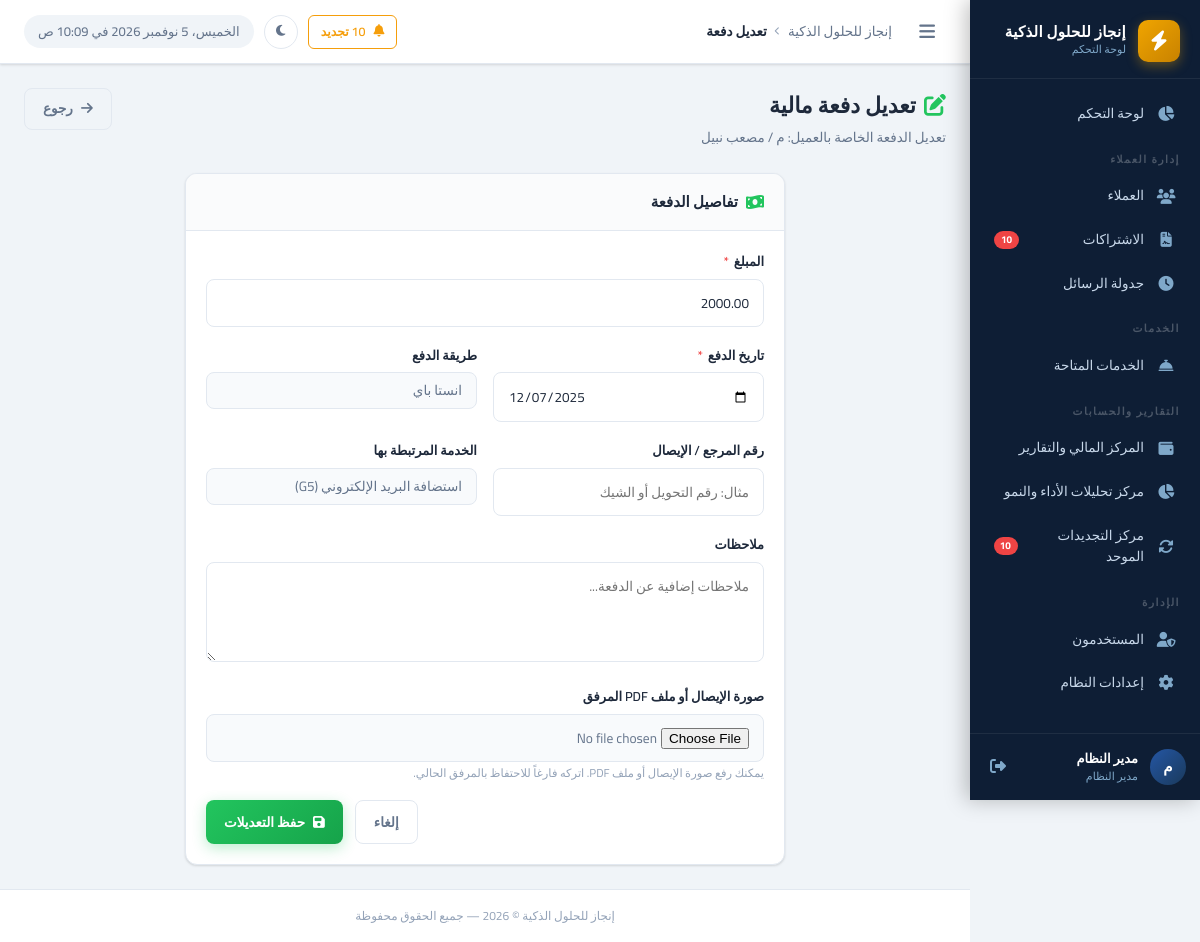
The app's page /payments/edit.php?id=4 (signed in) with its own data.
### tables this page shows
CREATE TABLE `payments` (
  `id` int UNSIGNED NOT NULL,
  `client_id` int UNSIGNED NOT NULL,
  `subscription_id` int UNSIGNED DEFAULT NULL COMMENT 'مرتبط باشتراك محدد (اختياري)',
  `amount` decimal(10,2) NOT NULL,
  `payment_date` date NOT NULL,
  `payment_method` varchar(100) NOT NULL DEFAULT 'كاش',
  `reference_number` varchar(200) DEFAULT NULL COMMENT 'رقم الإيصال أو التحويل',
  `notes` text,
  `receipt_file` varchar(255) DEFAULT NULL,
  `created_by` int UNSIGNED DEFAULT NULL,
  `created_at` datetime NOT NULL DEFAULT CURRENT_TIMESTAMP
);

CREATE TABLE `clients` (
  `id` int UNSIGNED NOT NULL,
  `name` varchar(200) NOT NULL COMMENT 'اسم العميل',
  `company_name` varchar(200) DEFAULT NULL COMMENT 'اسم الشركة',
  `mobile` varchar(20) NOT NULL COMMENT 'رقم الموبايل',
  `mobile_2` varchar(20) DEFAULT NULL COMMENT 'رقم موبايل إضافي',
  `activity` varchar(200) DEFAULT NULL COMMENT 'النشاط التجاري',
  `country` varchar(10) NOT NULL DEFAULT 'EG',
  `domain` varchar(255) DEFAULT NULL,
  `domain_provider` varchar(100) DEFAULT NULL,
  `username_note` varchar(200) DEFAULT NULL COMMENT 'اسم المستخدم (للإشارة)',
  `server_panel` varchar(100) NOT NULL DEFAULT 'cp.enjaz.cloud',
  `email` varchar(200) DEFAULT NULL,
  `address` text,
  `notes` text,
  `status` tinyint(1) NOT NULL DEFAULT '1' COMMENT '1=نشط, 0=موقوف',
  `created_by` int UNSIGNED DEFAULT NULL,
  `created_at` datetime NOT NULL DEFAULT CURRENT_TIMESTAMP,
  `updated_at` datetime NOT NULL DEFAULT CURRENT_TIMESTAMP ON UPDATE CURRENT_TIMESTAMP
);

CREATE TABLE `client_subscriptions` (
  `id` int UNSIGNED NOT NULL,
  `client_id` int UNSIGNED NOT NULL,
  `service_id` int UNSIGNED NOT NULL,
  `plan_name` varchar(200) DEFAULT NULL COMMENT 'اسم الخطة (مثل: أساسية، بريميوم)',
  `currency` varchar(10) NOT NULL DEFAULT 'EGP',
  `original_price` decimal(12,2) DEFAULT NULL,
  `price` decimal(10,2) NOT NULL DEFAULT '0.00' COMMENT 'سعر الاشتراك الفعلي',
  `start_date` date DEFAULT NULL,
  `end_date` date DEFAULT NULL,
  `status` enum('active','expired','cancelled','pending') NOT NULL DEFAULT 'active',
  `notes` text,
  `created_by` int UNSIGNED DEFAULT NULL,
  `created_at` datetime NOT NULL DEFAULT CURRENT_TIMESTAMP,
  `updated_at` datetime NOT NULL DEFAULT CURRENT_TIMESTAMP ON UPDATE CURRENT_TIMESTAMP
);

CREATE TABLE `services` (
  `id` int UNSIGNED NOT NULL,
  `name` varchar(200) NOT NULL COMMENT 'اسم الخدمة',
  `description` text,
  `default_price` decimal(10,2) NOT NULL DEFAULT '0.00',
  `duration_months` int NOT NULL DEFAULT '12' COMMENT 'مدة الاشتراك الافتراضية بالأشهر',
  `status` tinyint(1) NOT NULL DEFAULT '1',
  `created_by` int UNSIGNED DEFAULT NULL,
  `created_at` datetime NOT NULL DEFAULT CURRENT_TIMESTAMP,
  `sort_order` int NOT NULL DEFAULT '0'
);

### includes/functions.php (called while the page is built, shortened)
<?php
function e(mixed $value): string {
    return htmlspecialchars((string)$value, ENT_QUOTES, 'UTF-8');
}

### config/app.php (called while the page is built, shortened)
<?php
require_once INCLUDES_PATH . '/functions.php';
function getSettings(): array {
    static $settings = null;
    if ($settings === null) {
        try {
            $db  = getDB();
            $stmt = $db->query("SELECT `key`, `value` FROM `settings`");
            $settings = [];
            while ($row = $stmt->fetch()) {
                $settings[$row['key']] = $row['value'];
            }
        } catch (Exception $e) {
            $settings = [];
        }
    }
    return $settings;
}
function getSetting(string $key, string $default = ''): string {
    $settings = getSettings();
    return $settings[$key] ?? $default;
}

### payments/edit.php (the view, shortened to what this page needs)
<?php
require_once dirname(__DIR__) . '/config/app.php';
$db = getDB();
$id = (int)($_GET['id'] ?? 0);
$stmt = $db->prepare("SELECT p.*, c.name as client_name FROM payments p JOIN clients c ON c.id=p.client_id WHERE p.id=?");
$stmt->execute([$id]);
$payment = $stmt->fetch();
$formData = $payment;
$subs = $db->prepare("SELECT cs.id, s.name as service_name, cs.plan_name FROM client_subscriptions cs JOIN services s ON s.id=cs.service_id WHERE cs.client_id = ? AND cs.status='active'");
$subs->execute([$payment['client_id']]);
$subscriptions = $subs->fetchAll();
require_once INCLUDES_PATH . '/header.php';
?>
<div class="page-header">
  <div class="page-header-text">
    <h1 class="page-title"><i class="fas fa-edit" style="color:var(--success);margin-left:8px;"></i>تعديل دفعة مالية</h1>
    <p class="page-subtitle">تعديل الدفعة الخاصة بالعميل: <?= e($payment['client_name']) ?></p>
  </div>
  <div class="page-actions">
    <a href="../clients/view.php?id=<?= $payment['client_id'] ?>" class="btn btn-outline"><i class="fas fa-arrow-right"></i> رجوع</a>
  </div>
</div>
<div class="card" style="max-width: 600px; margin: 0 auto;">
  <div class="card-header">
    <span class="card-title"><i class="fas fa-money-bill-wave" style="color:var(--success);"></i> تفاصيل الدفعة</span>
  </div>
  <div class="card-body">
    <form method="POST" action="edit.php?id=<?= $id ?>" enctype="multipart/form-data" data-validate>
      <div class="form-group">
        <label class="form-label" for="amount">المبلغ <span class="required">*</span></label>
        <input type="number" id="amount" name="amount" class="form-control" step="0.01" min="0.01" value="<?= $formData['amount'] ?>" required>
      </div>
      <div class="form-row" style="grid-template-columns: 1fr 1fr;">
        <div class="form-group">
          <label class="form-label" for="payment_date">تاريخ الدفع <span class="required">*</span></label>
          <input type="date" id="payment_date" name="payment_date" class="form-control" value="<?= $formData['payment_date'] ?>" required>
        </div>
        <div class="form-group">
          <label class="form-label" for="payment_method">طريقة الدفع</label>
          <?php
          $payMethods = explode(',', getSetting('payment_methods', 'كاش,تحويل بنكي,فودافون كاش,شيك,أخرى'));
          ?>
          <select id="payment_method" name="payment_method" class="form-control">
            <?php foreach ($payMethods as $pm): $pm = trim($pm); ?>
            <option value="<?= e($pm) ?>" <?= $formData['payment_method'] === $pm ? 'selected' : '' ?>><?= e($pm) ?></option>
            <?php endforeach; ?>
          </select>
        </div>
      </div>
      <div class="form-row" style="grid-template-columns: 1fr 1fr;">
        <div class="form-group">
          <label class="form-label" for="reference_number">رقم المرجع / الإيصال</label>
          <input type="text" id="reference_number" name="reference_number" class="form-control" value="<?= e($formData['reference_number']) ?>" placeholder="مثال: رقم التحويل أو الشيك">
        </div>
        <div class="form-group">
          <label class="form-label" for="subscription_id">الخدمة المرتبطة بها</label>
          <select id="subscription_id" name="subscription_id" class="form-control">
            <?php foreach ($subscriptions as $s): ?>
              <option value="<?= $s['id'] ?>" <?= $formData['subscription_id'] == $s['id'] ? 'selected' : '' ?>>
                <?= e($s['service_name']) ?> <?= $s['plan_name'] ? '(' . e($s['plan_name']) . ')' : '' ?>
              </option>
            <?php endforeach; ?>
          </select>
        </div>
      </div>
      <div class="form-group">
        <label class="form-label" for="notes">ملاحظات</label>
        <textarea id="notes" name="notes" class="form-control" rows="3" placeholder="ملاحظات إضافية عن الدفعة..."><?= e($formData['notes']) ?></textarea>
      </div>
      <div class="form-group">
        <label class="form-label" for="receipt_file">صورة الإيصال أو ملف PDF المرفق</label>
        <input type="file" id="receipt_file" name="receipt_file" class="form-control" accept="image/*,.pdf">
        <span class="form-hint">يمكنك رفع صورة الإيصال أو ملف PDF. اتركه فارغاً للاحتفاظ بالمرفق الحالي.</span>
      </div>
      <div style="display:flex;gap:12px;justify-content:flex-end;margin-top:10px;">
        <a href="../clients/view.php?id=<?= $payment['client_id'] ?>" class="btn btn-outline">إلغاء</a>
        <button type="submit" class="btn btn-success"><i class="fas fa-save"></i> حفظ التعديلات</button>
      </div>
    </form>
  </div>
</div>
<?php require_once INCLUDES_PATH . '/footer.php'; ?>

### assets/css/style.css (style rules this page uses)
:root { --primary: #1a3a5c; --primary-light: #2456a4; --primary-dark: #0e2340; --accent: #f0a500; --accent-light: #f5c442; --accent-dark: #c88200; --success: #22c55e; --success-light: #dcfce7; --warning: #f59e0b; --warning-light: #fef3c7; --danger: #ef4444; --danger-light: #fee2e2; --info: #3b82f6; --info-light: #dbeafe; --secondary: #6b7280; --secondary-light:#f3f4f6; --sidebar-bg: #0e1e35; --sidebar-width: 230px; --sidebar-item-hover: rgba(240, 165, 0, 0.12); --sidebar-active-bg: rgba(240, 165, 0, 0.18); --sidebar-text: #c8d8ea; --sidebar-icon: #7fa8c9; --topbar-height: 64px; --content-bg: #f0f4f8; --card-bg: #ffffff; --border-color: #e2e8f0; --border-radius: 12px; --border-radius-sm: 8px; --border-radius-lg: 16px; --font-family: 'Cairo', sans-serif; --text-primary: #1e293b; --text-secondary: #64748b; --text-muted: #94a3b8; --shadow-sm: 0 1px 3px rgba(0,0,0,.08), 0 1px 2px rgba(0,0,0,.06); --shadow-md: 0 4px 6px rgba(0,0,0,.07), 0 2px 4px rgba(0,0,0,.06); --shadow-lg: 0 10px 25px rgba(0,0,0,.1), 0 4px 10px rgba(0,0,0,.05); --shadow-xl: 0 20px 40px rgba(0,0,0,.12); --transition: all .22s cubic-bezier(.4,0,.2,1); }
*, *::before, *::after { box-sizing: border-box; margin: 0; padding: 0; }
html { direction: rtl; font-size: 13px; scroll-behavior: smooth; overflow-x: hidden; }
body { font-family: var(--font-family); background: var(--content-bg); color: var(--text-primary); min-height: 100vh; overflow-x: hidden; line-height: 1.6; }
a { color: var(--primary-light); text-decoration: none; transition: var(--transition); }
.page-header { display: flex; align-items: flex-start; justify-content: space-between; margin-bottom: 24px; gap: 16px; flex-wrap: wrap; }
.page-header-text .page-title { font-size: 22px; font-weight: 800; color: var(--text-primary); margin-bottom: 4px; }
.page-header-text .page-subtitle { font-size: 13.5px; color: var(--text-secondary); }
.page-actions { display: flex; gap: 10px; align-items: center; flex-wrap: wrap; }
.card { background: var(--card-bg); border-radius: var(--border-radius); border: 1px solid var(--border-color); box-shadow: var(--shadow-sm); overflow: hidden; transition: var(--transition); }
.card-header { display: flex; align-items: center; justify-content: space-between; padding: 16px 20px; border-bottom: 1px solid var(--border-color); background: #fafbfc; gap: 12px; }
.card-title { font-size: 15px; font-weight: 700; color: var(--text-primary); display: flex; align-items: center; gap: 8px; }
.card-title i { color: var(--primary-light); font-size: 16px; }
.card-body { padding: 20px; }
.btn { display: inline-flex; align-items: center; gap: 8px; padding: 9px 18px; border-radius: var(--border-radius-sm); font-family: var(--font-family); font-size: 13.5px; font-weight: 600; cursor: pointer; border: none; outline: none; transition: var(--transition); white-space: nowrap; text-decoration: none; }
.btn-success { background: linear-gradient(135deg, #22c55e, #16a34a); color: #fff; box-shadow: 0 4px 14px rgba(34,197,94,.3); }
.btn-outline { background: transparent; border: 1.5px solid var(--border-color); color: var(--text-secondary); }
.form-group { margin-bottom: 18px; }
.form-label { display: block; font-size: 13px; font-weight: 600; color: var(--text-primary); margin-bottom: 7px; }
.form-label .required { color: var(--danger); margin-right: 2px; }
.form-control { width: 100%; padding: 10px 14px; border: 1.5px solid var(--border-color); border-radius: var(--border-radius-sm); font-family: var(--font-family); font-size: 13.5px; color: var(--text-primary); background: #fff; transition: var(--transition); outline: none; direction: rtl; }
.form-control:read-only { background: #f8fafc; color: var(--text-secondary); }
select.form-control { cursor: pointer; appearance: none; background-repeat: no-repeat; background-position: left 12px center; padding-left: 36px; }
textarea.form-control { resize: vertical; min-height: 90px; }
.form-hint { font-size: 11.5px; color: var(--text-muted); margin-top: 5px; }
.form-row { display: grid; grid-template-columns: repeat(auto-fit, minmax(220px, 1fr)); gap: 16px; }
.btn { transition: all 0.2s cubic-bezier(0.4, 0, 0.2, 1); }

### records on screen
payments: client.name "م / مصعب نبيل", amount "2000.00", payment_date "12/07/2025", subscription_id "استضافة البريد الإلكتروني (G5)"

### other values on screen
$companyName "إنجاز للحلول الذكية"
$renewalCount "10"
$userInitial "م"
$userName "مدير النظام"
$userRole "مدير النظام"
$pageTitle "تعديل دفعة"
form field payment_method "انستا باي"
